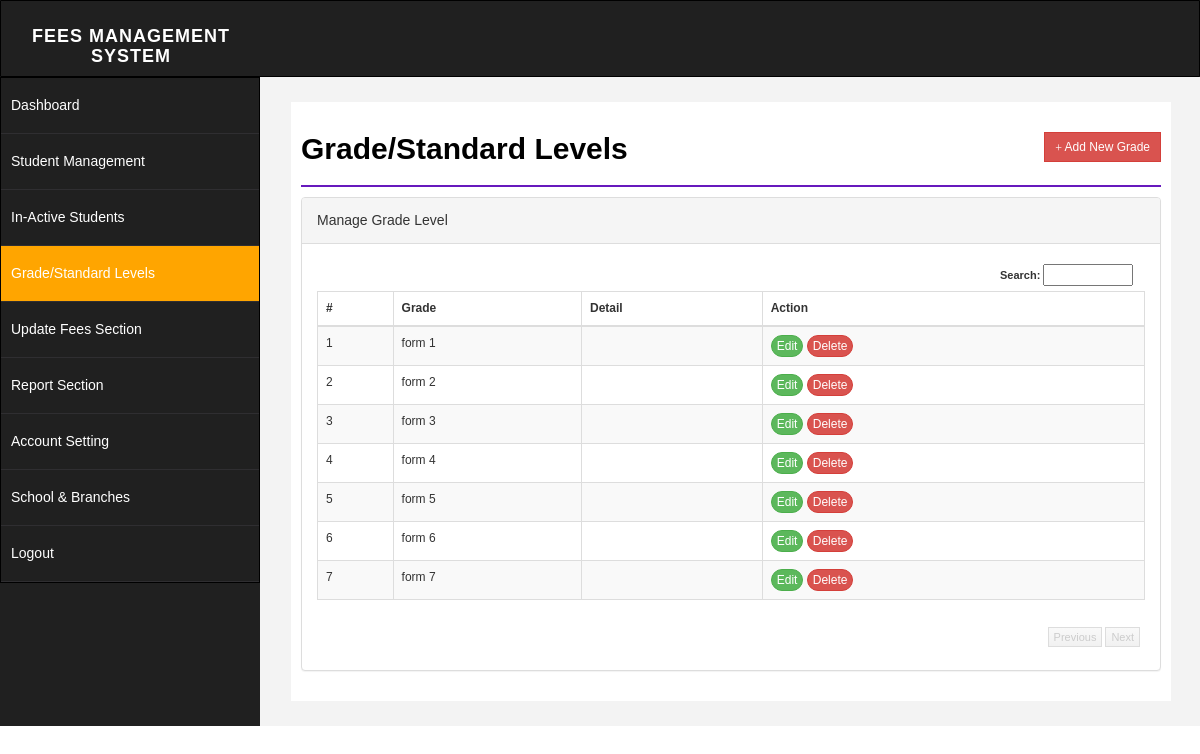
Page /grade.php (signed in) on the committed database.
### tables this page shows
CREATE TABLE `grade` (
  `id` int(255) NOT NULL,
  `grade` text NOT NULL,
  `detail` text NOT NULL,
  `delete_status` enum('0','1') NOT NULL DEFAULT '0'
);

### grade.php (the view, shortened to what this page needs)
<?php $page='grade';
include("php/dbconnect.php");
$grade='';
$detail = '';
$id= '';
$action = "add";
?>
<!DOCTYPE html>
<html>
<head>
    <link href="css/bootstrap.css" rel="stylesheet" />
    <link href="css/font-awesome.css" rel="stylesheet" />
    <link href="css/basic.css" rel="stylesheet" />
    <link href="css/custom.css" rel="stylesheet" />
</head>
<?php
include("php/header.php");
?>
        <div id="page-wrapper">
            <div id="page-inner">
                <div class="row">
                    <div class="col-md-12">
                        <h1 class="page-head-line">Grade/Standard Levels
						<?php
						echo (isset($_GET['action']) && @$_GET['action']=="add" || @$_GET['action']=="edit")?
						' <a href="grade.php" class="btn btn-success btn-sm pull-right" style="border-radius:0%">Go Back </a>':'<a href="grade.php?action=add" class="btn btn-danger btn-sm pull-right" style="border-radius:0%"><i class="glyphicon glyphicon-plus"></i> Add New Grade </a>';
						?>
						</h1>
                    </div>
                </div>
        <?php
		 if(isset($_GET['action']) && @$_GET['action']=="add" || @$_GET['action']=="edit")
		 {
		?>
			<script type="text/javascript" src="js/validation/jquery.validate.min.js"></script>
                <div class="row">
                    <div class="col-sm-8 col-sm-offset-2">
               <div class="panel panel-success">
                        <div class="panel-heading">
                           <?php echo ($action=="add")? "Add Grade": "Edit Grade"; ?>
                        </div>
						<form action="grade.php" method="post" id="signupForm1" class="form-horizontal">
                        <div class="panel-body">
						<div class="form-group">
								<label class="col-sm-2 control-label" for="Old">Grade </label>
								<div class="col-sm-10">
									<input type="text" class="form-control" id="grade" name="grade" value="<?php echo $grade;?>"  />
								</div>
							</div>
							<div class="form-group">
								<label class="col-sm-2 control-label" for="Confirm"> Detail</label>
								<div class="col-sm-10">
									    <textarea class="form-control" name="detail" id="detail"><?php echo $detail;?></textarea >
								</div>
							</div>
						<div class="form-group">
								<div class="col-sm-8 col-sm-offset-2">
								<input type="hidden" name="id" value="<?php echo $id;?>">
								<input type="hidden" name="action" value="<?php echo $action;?>">
									<button type="submit" name="save" class="btn btn-success" style="border-radius:0%">Save </button>
								</div>
							</div>
                         </div>
							</form>
                        </div>
                            </div>
                </div>
		<script type="text/javascript">
		$( document ).ready( function () {
			 if($("#signupForm1").length > 0)
         {
			$( "#signupForm1" ).validate( {
				rules: {
					grade: "required",
				},
				messages: {
					grade: "Please enter class name",
				},
				errorElement: "em",
				errorPlacement: function ( error, element ) {
					// Add the `help-block` class to the error element
					error.addClass( "help-block" );
					// Add `has-feedback` class to the parent div.form-group
					// in order to add icons to inputs
					element.parents( ".col-sm-10" ).addClass( "has-feedback" );
					if ( element.prop( "type" ) === "checkbox" ) {
						error.insertAfter( element.parent( "label" ) );
					} else {
						error.insertAfter( element );
					}
					// Add the span element, if doesn't exists, and apply the icon classes to it.
					if ( !element.next( "span" )[ 0 ] ) {
						$( "<span class='glyphicon glyphicon-remove form-control-feedback'></span>" ).insertAfter( element );
					}
				},
				success: function ( label, element ) {
					// Add the span element, if doesn't exists, and apply the icon classes to it.
					if ( !$( element ).next( "span" )[ 0 ] ) {
						$( "<span class='glyphicon glyphicon-ok form-control-feedback'></span>" ).insertAfter( $( element ) );
					}
				},
				highlight: function ( element, errorClass, validClass ) {
					$( element ).parents( ".col-sm-10" ).addClass( "has-error" ).removeClass( "has-success" );
					$( element ).next( "span" ).addClass( "glyphicon-remove" ).removeClass( "glyphicon-ok" );
				},
				unhighlight: function ( element, errorClass, validClass ) {
					$( element ).parents( ".col-sm-10" ).addClass( "has-success" ).removeClass( "has-error" );
					$( element ).next( "span" ).addClass( "glyphicon-ok" ).removeClass( "glyphicon-remove" );
				}
			} );
			}
		} );
	</script>
		<?php
		}else{
		?>
		 <link href="css/datatable/datatable.css" rel="stylesheet" />
		<div class="panel panel-default">
                        <div class="panel-heading">
                            Manage Grade Level
                        </div>
                        <div class="panel-body">
                             <div class="table-sorting table-responsive">
                                <table class="table table-striped table-bordered table-hover" id="tSortable22">
                                    <thead>
                                        <tr>
                                            <th>#</th>
                                            <th>Grade</th>
                                            <th>Detail</th>
											<th>Action</th>
                                        </tr>
                                    </thead>
                                    <tbody>
									<?php
									$sql = "select * from grade where delete_status='0'";
									$q = $conn->query($sql);
									$i=1;
									while($r = $q->fetch_assoc())
									{
									echo '<tr>
                                            <td>'.$i.'</td>
                                            <td>'.$r['grade'].'</td>
                                            <td>'.$r['detail'].'</td>
											<td>
											<a href="grade.php?action=edit&id='.$r['id'].'" class="btn btn-success btn-xs" style="border-radius:60px;"><span>Edit</span></a>
											<a onclick="return confirm(\'Are you sure you want to delete this record\');" href="grade.php?action=delete&id='.$r['id'].'" class="btn btn-danger btn-xs" style="border-radius:60px;"><span>Delete</span></a> </td>
                                        </tr>';
										$i++;
									}
									?>
                                    </tbody>
                                </table>
                            </div>
                        </div>
                    </div>
		<?php
		}
		?>
            </div>
        </div>
    </div>
</body>
</html>

### css/basic.css (style rules this page uses)
html * { font-family: "Poppins", sans-serif; }
body { font-family: "Open Sans", sans-serif; line-height: 25px; }
#page-wrapper { padding: 15px 15px; min-height: 100px; background: #f3f3f3; }
#page-inner { width: 100%; margin: 10px 20px 10px 1px; background-color: #fff !important; padding: 10px; min-height: 500px; }
.page-head-line { font-size: 30px; color: #000; font-weight: 800; padding-bottom: 20px; border-bottom: 2px solid #6719bd; margin-bottom: 10px; }
@media (min-width: 420px) { #page-wrapper { margin: 0 0 0 260px; padding: 15px 30px; min-height: 120px; } }

### css/custom.css (style rules this page uses)
html * { font-family: "Poppins", sans-serif; }

### css/datatable/datatable.css (style rules this page uses)
.dataTable { float: left; }
.table-sorting { padding: 0px; position: relative; font-size: 12px; background-color: #FFF; }
.table-sorting .table { border-top: 1px solid #DDD; border-bottom: 1px solid #DDD; }
.table-sorting .sorting_asc { background: url('../../img/datatable/sort_asc.png') no-repeat center right; cursor: pointer; }
.table-sorting .sorting { background: url('../../img/datatable/sort_both.png') no-repeat center right; cursor: pointer; }

### rows in the picture
grade: grade "form 1"
grade: grade "form 2"
grade: grade "form 3"
grade: grade "form 4"
grade: grade "form 5"
grade: grade "form 6"
grade: grade "form 7"
